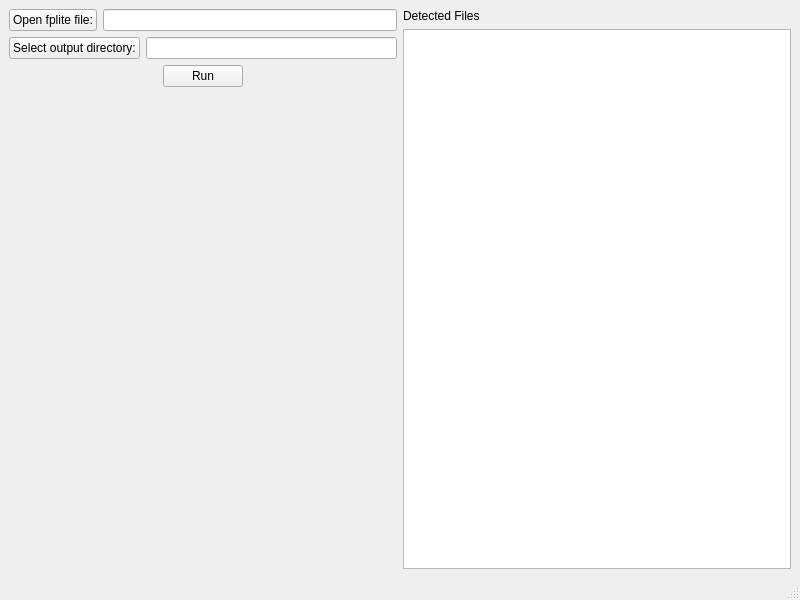
<?xml version="1.0" encoding="UTF-8"?>
<ui version="4.0">
 <class>MainWindow</class>
 <widget class="QMainWindow" name="MainWindow">
  <property name="geometry">
   <rect>
    <x>0</x>
    <y>0</y>
    <width>800</width>
    <height>600</height>
   </rect>
  </property>
  <property name="windowTitle">
   <string>fplite exporter</string>
  </property>
  <widget class="QWidget" name="centralwidget">
   <layout class="QHBoxLayout" name="horizontalLayout_2">
    <item>
     <layout class="QVBoxLayout" name="verticalLayout">
      <item>
       <layout class="QHBoxLayout" name="horizontalLayout">
        <item>
         <widget class="QPushButton" name="fpliteButton">
          <property name="text">
           <string>Open fplite file:</string>
          </property>
         </widget>
        </item>
        <item>
         <widget class="QLineEdit" name="fpliteFilePath"/>
        </item>
       </layout>
      </item>
      <item>
       <layout class="QHBoxLayout" name="horizontalLayout_3">
        <item>
         <widget class="QPushButton" name="dirButton">
          <property name="text">
           <string>Select output directory:</string>
          </property>
         </widget>
        </item>
        <item>
         <widget class="QLineEdit" name="outputDirPath"/>
        </item>
       </layout>
      </item>
      <item>
       <layout class="QHBoxLayout" name="horizontalLayout_6">
        <item>
         <spacer name="horizontalSpacer">
          <property name="orientation">
           <enum>Qt::Horizontal</enum>
          </property>
          <property name="sizeHint" stdset="0">
           <size>
            <width>40</width>
            <height>20</height>
           </size>
          </property>
         </spacer>
        </item>
        <item>
         <widget class="QPushButton" name="runButton">
          <property name="text">
           <string>Run</string>
          </property>
         </widget>
        </item>
        <item>
         <spacer name="horizontalSpacer_2">
          <property name="orientation">
           <enum>Qt::Horizontal</enum>
          </property>
          <property name="sizeHint" stdset="0">
           <size>
            <width>40</width>
            <height>20</height>
           </size>
          </property>
         </spacer>
        </item>
       </layout>
      </item>
      <item>
       <spacer name="verticalSpacer">
        <property name="orientation">
         <enum>Qt::Vertical</enum>
        </property>
        <property name="sizeHint" stdset="0">
         <size>
          <width>20</width>
          <height>40</height>
         </size>
        </property>
       </spacer>
      </item>
     </layout>
    </item>
    <item>
     <layout class="QVBoxLayout" name="verticalLayout_2">
      <item>
       <widget class="QLabel" name="label">
        <property name="text">
         <string>Detected Files</string>
        </property>
       </widget>
      </item>
      <item>
       <widget class="QPlainTextEdit" name="foundFilesEdit">
        <property name="readOnly">
         <bool>true</bool>
        </property>
       </widget>
      </item>
     </layout>
    </item>
   </layout>
  </widget>
  <widget class="QMenuBar" name="menubar">
   <property name="geometry">
    <rect>
     <x>0</x>
     <y>0</y>
     <width>800</width>
     <height>20</height>
    </rect>
   </property>
  </widget>
  <widget class="QStatusBar" name="statusbar"/>
 </widget>
 <resources/>
 <connections/>
</ui>
